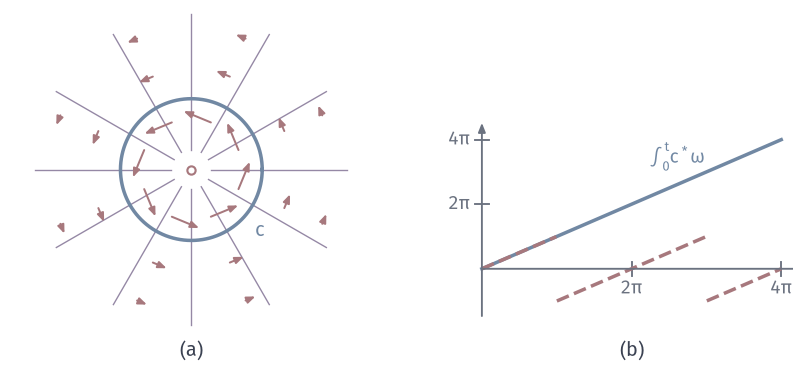

The Python source for this figure:
"""Angle form on the punctured plane: its dual field, the unit circle, and the angle along the loop versus a single-valued branch."""
from pathlib import Path
import sys
ROOT = next(p for p in Path(__file__).resolve().parents if (p/"build.sh").is_file() and (p/"tex/book.tex").is_file())
sys.path.insert(0, str(ROOT/"figures/04-spaces-measures-and-geometry/04-manifolds/matplotlib/mfd-common"))
from mfd3d import *
W, H = 112, 52
fig, ax = canvas(W, H)
# (a) rays of constant angle and tangent arrows -y,x / r^2
c = np.array([27., 28.]); s = 10.0
for a in np.arange(0, 2*np.pi, np.pi/6):
    d = np.array([np.cos(a), np.sin(a)])
    ax.plot(*zip(c+s*.28*d, c+s*2.2*d), color=PURPLE, lw=.55, zorder=1)
th = np.linspace(0, 2*np.pi, 241)
ax.plot(c[0]+s*np.cos(th), c[1]+s*np.sin(th), color=BLUE, lw=1.4, zorder=3)
for r in (.72, 1.42, 2.0):
    for a in np.arange(np.pi/8, 2*np.pi, np.pi/4):
        p = np.array([r*np.cos(a), r*np.sin(a)]); v = np.array([-p[1], p[0]])/r**2
        arrow(ax, c+s*p, c+s*(p+.3*v), color=RED, lw=.8, scale=5, zorder=5)
dot(ax, c, 'white', hollow=True, size=1.6)
ax.plot([c[0]], [c[1]], 'o', ms=3.3, mfc='white', mec=RED, mew=.85, zorder=8)
label(ax, c+[s*.74+2.3, -s*.72-1.3], '$c$', color=BLUE, halo=True)
panel_tag(ax, c[0], 1.7, '(a)')
# (b) lifted angle along the loop vs a principal branch
x0, y0 = 68, 14; sx, sy = 9.6/ (2*np.pi)*2.2, 1.45
A = lambda t, y: np.c_[x0+sx*t, y0+sy*y]
arrow(ax, A(0, 0)[0], A(13.6, 0)[0], color=MUTED, lw=.75, scale=5.5); label(ax, A(13.8, 0)[0]+[.5, 2.2], '$t$', 7.5, MUTED)
arrow(ax, A(0, -4.6)[0], A(0, 14.2)[0], color=MUTED, lw=.75, scale=5.5)
t = np.linspace(0, 4*np.pi, 500)
ax.plot(*A(t, t).T, color=BLUE, lw=1.4, zorder=3)
br = (t+np.pi) % (2*np.pi)-np.pi
idx = np.flatnonzero(np.abs(np.diff(br)) > 1)
for a, b in zip(np.r_[0, idx+1], np.r_[idx+1, len(t)]):
    ax.plot(*A(t[a:b], br[a:b]).T, color=RED, lw=1.4, ls='--', zorder=3)
for k, nam in ((2*np.pi, r'$2\pi$'), (4*np.pi, r'$4\pi$')):
    ax.plot([A(k, 0)[0, 0]]*2, [y0-1, y0+1], color=MUTED, lw=.75); label(ax, A(k, 0)[0]+[0, -2.8], nam, 7.5, MUTED)
ax.plot([x0-1, x0+1], [A(0, 2*np.pi)[0, 1]]*2, color=MUTED, lw=.75); label(ax, (x0-3.2, A(0, 2*np.pi)[0, 1]), r'$2\pi$', 7.5, MUTED)
ax.plot([x0-1, x0+1], [A(0, 4*np.pi)[0, 1]]*2, color=MUTED, lw=.75); label(ax, (x0-3.2, A(0, 4*np.pi)[0, 1]), r'$4\pi$', 7.5, MUTED)
label(ax, A(9.4, 9.4)[0]+[-4.0, 2.2], r'$\int_0^t c^*\omega$', 7.5, BLUE, halo=True)
panel_tag(ax, A(6.3, 0)[0, 0], 1.7, '(b)')
save(fig, Path(__file__).resolve().parent, 'figure', {'formula': 'omega=(x1 dx2-x2 dx1)/(x1^2+x2^2); rays theta=k pi/6; arrows (-x2,x1)/r^2 scaled 0.3; (b) lifted angle t and principal value in (-pi,pi]'})
